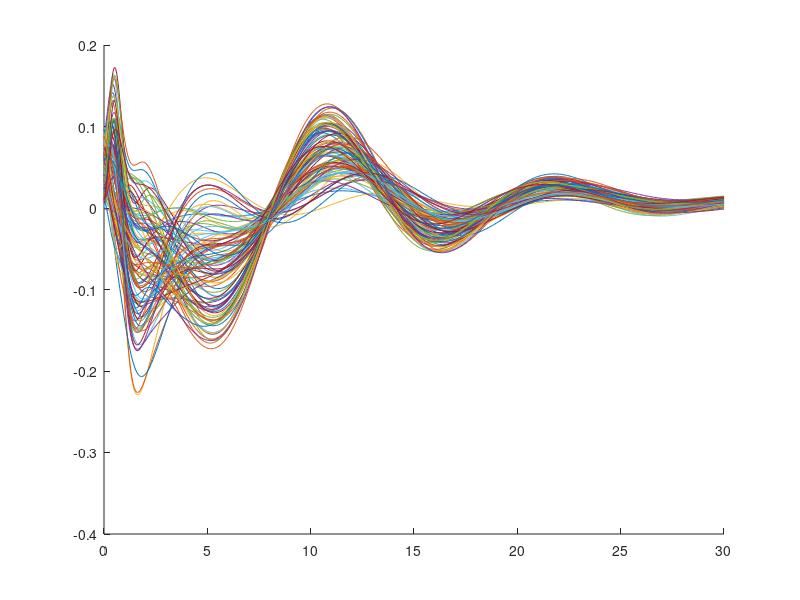

Write MATLAB code to recreate this figure.
A = [[0.000000000000,0.000000000000,0.000000000000,0.998573780060,0.053384274244,0.000000000000,0.000000000000,0.000000000000,0.000000000000,0.000000000000, 0.000000000000, 0.000000000000, 0.000000000000, 0.000000000000, 0.000000000000, 0.000000000000, 0.000000000000, 0.000000000000, 0.000000000000, 0.000000000000, 0.000000000000, 0.000000000000, 0.000000000000, 0.000000000000, 0.000000000000, 0.000000000000, 0.000000000000, 0.000000000000, 0.000000000000,0.000000000000,0.000000000000,0.000000000000,0.000000000000,0.000000000000]; 
     [0.000000000000,0.000000000000,1.000000000000,-0.003182219341,0.059524655342,0.000000000000,0.000000000000,0.000000000000,0.000000000000,0.000000000000, 0.000000000000, 0.000000000000, 0.000000000000, 0.000000000000, 0.000000000000, 0.000000000000, 0.000000000000, 0.000000000000, 0.000000000000, 0.000000000000, 0.000000000000, 0.000000000000, 0.000000000000, 0.000000000000, 0.000000000000, 0.000000000000, 0.000000000000, 0.000000000000, 0.000000000000,0.000000000000,0.000000000000,0.000000000000,0.000000000000,0.000000000000]; 
     [0.000000000000,0.000000000000,-11.570495605469,-2.544637680054,-0.063602626324,0.106780529022,-0.094918668270,0.007107574493,-3.700790207851,-16.213284674534, -2.984968535139, -0.493137919288, -1.186954196152, -0.031106608756, 0.024595252653, 0.008231369923, 0.231787619674, 0.745302732591, 7.895709940231, 2.026930360369, 0.271792657736, 0.315196108541, 0.015876847710, 0.009288507454, 0.087920280806, -0.103727794204, -4.447282126346, 0.016271459306, 0.000000000000,0.000000000000,0.000000000000,0.000000000000,0.000000000000,0.000000000000];  
     [0.000000000000,0.000000000000,0.439356565475,-1.998182296753,0.000000000000,0.016651883721,0.018462046981,-0.001187470742,-7.517319654181,0.236494174025, -0.028725044803, -2.442989538035, 0.034510550810, -0.004683216652, -0.005154038690, -0.002104275246, -0.079935853309, 1.420125114638, -0.117856066698, -0.226142434271, -0.002585832387, -0.001365917341, 0.035962654791, 0.028993699893, -0.045896888864, 0.716358354284, 0.029085601036, -0.001242728387, 0.000000000000,0.000000000000,0.000000000000,0.000000000000,0.000000000000,0.000000000000]; 
     [0.000000000000,0.000000000000,-2.040895462036,-0.458999156952,-0.735027790070,0.019255757332,-0.004595622420,0.002120360732,-0.740775522612,-2.555714688932, -0.339301128908, -0.033104023297, -1.446467788369, -0.007442776396, -0.000012314482, 0.030657946816, 1.002118140789, 0.153644862643, 1.273828227991, 1.983204935524, 0.048757213739, 0.060295617991, 0.001605314985, 0.000554368427, 0.475422075598, -0.010880647601, -0.775712358056, -0.408545111762, 0.000000000000,0.000000000000,0.000000000000,0.000000000000,0.000000000000,0.000000000000]; 
     [-32.103607177734,0.000000000000,-0.503355026245,2.297859191895,0.000000000000,-0.021215811372,-0.021167919040,0.015811592340,8.689411857722,-0.215429806172, 0.063500560122, 2.847523923644, -0.297021616015, 0.001323463163, 0.002124820781, 0.068860932948, 1.694077894544, -1.639571645676, 0.110652545728, 0.728735301618, 0.003107735169, 0.003335187976, -0.042347579477, -0.034247794709, 0.469091132962, -0.814424502262, -0.018082452136, 0.016747349252, 0.000000000000,0.000000000000,0.000000000000,0.000000000000,0.000000000000,0.000000000000]; 
     [0.102161169052,32.057830810547,-2.347217559814,-0.503611564636,0.834947586060,0.021226570010,-0.037879735231,0.000354003860,-0.560681623936,-3.574948145694, -0.788176766644, -0.107590635594, 0.908657075077, -0.008720966051, 0.005669792925, 0.044884407612, 0.788227489086, 0.111065913657, 1.709840089441, -0.946574755181, 0.054255711842, 0.060392345409, 0.003299051857, 0.001965592530, -0.035607238660, -0.021984114632, -0.893130060176, 0.503048977806, 0.000000000000,0.000000000000,0.000000000000,0.000000000000,0.000000000000,0.000000000000]; 
     [-1.910972595215,1.713829040527,-0.004005432129,-0.057411193848,0.000000000000,0.013989634812,-0.000906753354,-0.290513515472,-1.440209153996,-1.089782421583, -0.599051729911, -0.930901394778, 5.044060722850, 0.079229241316, 0.074101747848, -1.301808243838, -31.393874531397, 0.233327947688, 0.478559456452, -9.198865975131, -0.002820980233, -0.034669033757, 0.022125233836, 0.019923408940, -8.159414332666, -0.129736796488, -0.298841506489, -0.300193732750, 0.000000000000,0.000000000000,0.000000000000,0.000000000000,0.000000000000,0.000000000000]; 
     [0.050176870833,-0.003161246171,-0.486165175190,0.266534777047,0.003826227932,0.000001339204,0.000001199431,-0.000022435600,-0.020657323970,0.001301453941, 0.213359280279, 0.881596311923, 0.051809053856, -0.000000551337, -0.000000493794, 0.000009236516, -0.000000000000, -0.000000000000, 0.000000000000, 0.000000000000, 0.000000000000, 0.000000000000, 0.000000000000, 0.000000000000, 0.000000000000, 0.000000000000, 0.000000000000, 0.000000000000, -0.000022507624,-0.050176870833,0.003161246171,-0.003826227932,0.486165175190,-0.266739403717]; 
     [-0.019757788570,0.009012833714,0.311015942657,2.810181204790,-0.001602140073,-0.000000613279,-0.000000549271,0.000010274224,0.008134087133,-0.003710494952, 0.863507011470, -1.236460821044, 0.060184240645, 0.000000252481, 0.000000226129, -0.000004229797, -0.000000000000, 0.000000000000, 0.000000000000, -0.000000000000, -0.000000000000, 0.000000000000, 0.000000000000, 0.000000000000, 0.000000000000, 0.000000000000, 0.000000000000, 0.000000000000, 0.000010307207,0.019757788570,-0.009012833714,0.001602140073,-0.311015942657,-2.810095522339]; 
     [-0.030385323449,0.003110159427,0.312812882924,0.287354391281,-0.002331730630,-0.000000824205,-0.000000738183,0.000013807861,-8.414922645141,-36.922139523656, -18.505141519315, -3.793715804769, -2.765572372983, 0.035944961732, -0.038910104720, 0.025846348888, 0.527826299191, 1.697201876759, 17.980094722474, 4.615721721183, 0.618925691035, 0.717763941510, 0.036154725527, 0.021151770407, 0.200211885807, -0.236208723376, -10.127341872304, 0.037053334254, 0.000013852188,0.030385323449,-0.003110159427,0.002331730630,-0.312812882924,-0.287229690327]; 
     [0.002667394037,0.004496152836,0.045956750452,1.764514260408,0.000146052012,0.000000019584,0.000000017540,-0.000000328097,-17.119523267503,0.536693033369, 0.353775293385, -8.335731095093, 0.078527228401, 0.005987264162, 0.006725273267, -0.005979187005, -0.182029763642, 3.233906041666, -0.268381596955, -0.514971094398, -0.005888452287, -0.003110464210, 0.081894084826, 0.066024394813, -0.104516302587, 1.631289796960, 0.066233671911, -0.002829938571, -0.000000329150,-0.002667394037,-0.004496152836,-0.000146052012,-0.045956750452,-1.764522071270]; 
     [0.024056576806,-0.001361685819,-0.230715295944,0.185551143531,0.001832537128,0.000000640359,0.000000573525,-0.000010727892,-1.696796379292,-5.819307733117, -2.712299197847, -0.615817527040, -4.029675752634, 0.002306818331, -0.004623901048, 0.071938991843, 2.282021405408, 0.349879770769, 2.900759066988, 4.516150272075, 0.111029828612, 0.137305059460, 0.003655620040, 0.001262406662, 1.082630189953, -0.024777388732, -1.766450614425, -0.930338103031, -0.000010762331,-0.024056576806,0.001361685819,-0.001832537128,0.230715295944,-0.185649147617]; 
     [-1.753103616578,0.521869609890,23.319318958026,145.082271971311,-0.138741289403,-0.000051341929,-0.000045983385,0.000860128319,-11.594360544437,-0.705424902410, -10.592707880324, -54.888617486514, -0.619258600252, -0.018180886764, -0.016310350542, 0.172267463350, 3.857750758541, -3.733629238750, 0.251977753557, 1.659474556422, 0.007076928248, 0.007594883320, -0.096433822422, -0.077989008913, 1.068213380174, -1.854605830991, -0.041177323469, 0.038137029879, 0.000862889566,1.753103616578,-0.521869609890,0.138741289403,-23.319318958026,-145.074852087154]; 
     [1.708539622488,0.111898315003,-13.174473231922,91.462755556230,0.127584976026,0.000043171229,0.000038665459,-0.000723245056,-1.878010842263,23.870898681235, 1.639719754761, -40.888303474223, 2.851614162302, 0.001349430570, -0.024984412428, 0.102862439056, 1.794950045519, 0.252919074168, 3.893644396914, -2.155538119928, 0.123550997381, 0.137525326941, 0.007512594224, 0.004476043338, -0.081084731931, -0.050062181420, -2.033833968448, 1.145542115841, -0.000725566870,-1.708539622488,-0.111898315003,-0.127584976026,13.174473231922,-91.469578800748]; 
     [-0.069753861204,0.041269247265,1.243498527057,13.467483657041,-0.005772466581,-0.000002269708,-0.000002032820,0.000038024292,-5.161896992464,-0.784811430978, -1.913888711445, -8.087612492321, 11.488701354150, 0.194411237470, 0.167838434014, -3.255004272242, -71.490067651024, 0.531333931032, 1.089774627294, -20.947639012098, -0.006423930487, -0.078948253623, 0.050383537787, 0.045369546582, -18.580601832107, -0.295436370828, -0.680521274763, -0.683600561672, 0.000038146360,0.069753861204,-0.041269247265,0.005772466581,-1.243498527057,-13.467174945528]; 
     [-0.000000000000,-0.000000000000,0.000000000000,-0.000000000000,-0.000000000000,-0.013549327978,-0.012135188033,0.226991094595,0.000000000000,0.000000000000, -0.000000000000, 0.000000000000, 0.000000000000, 0.000000000000, 0.000000000000, -0.000000000000, -0.012000000000, 0.000000000000, 0.000000000000, 0.000000000000, -0.000000000000, 0.000000000000, 0.000000000000, 0.000000000000, 0.000000000000, 0.000000000000, 0.000000000000, 0.000000000000, 0.227719797948,0.000000000000,0.000000000000,0.000000000000,-0.000000000000,0.000000000000]; 
     [-11.385989897412,0.000000000000,0.000000000000,0.000000000000,0.000000000000,0.000000000000,0.000000000000,0.000000000000,0.000000000000,0.000000000000, 0.000000000000, 0.000000000000, 0.000000000000, 0.000000000000, 0.000000000000, 0.000000000000, 0.000000000000, -0.005000000000, 0.000000000000, 0.000000000000, 0.000000000000, 0.000000000000, 0.000000000000, 0.000000000000, 0.000000000000, 0.000000000000, 0.000000000000, 0.000000000000, 0.000000000000,11.385989897412,0.000000000000,0.000000000000,0.000000000000,0.000000000000]; 
     [0.000000000000,-4.554395958965,0.000000000000,0.000000000000,0.000000000000,0.000000000000,0.000000000000,0.000000000000,0.000000000000,0.000000000000, 0.000000000000, 0.000000000000, 0.000000000000, 0.000000000000, 0.000000000000, 0.000000000000, 0.000000000000, 0.000000000000, -0.005000000000, 0.000000000000, 0.000000000000, 0.000000000000, 0.000000000000, 0.000000000000, 0.000000000000, 0.000000000000, 0.000000000000, 0.000000000000, 0.000000000000,0.000000000000,4.554395958965,0.000000000000,0.000000000000,0.000000000000]; 
     [0.000000000000,-0.000000000000,-0.000000000000,0.243569095885,-4.554395958965,0.000000000000,0.000000000000,-0.000000000000,-0.000000000000,0.000000000000, 0.000000000000, 0.000000000000, 0.000000000000, -0.000000000000, -0.000000000000, 0.000000000000, -0.000000000000, -0.000000000000, 0.000000000000, -0.010000000000, 0.000000000000, 0.000000000000, 0.000000000000, 0.000000000000, 0.000000000000, 0.000000000000, 0.000000000000, 0.000000000000, -0.000000000000,-0.000000000000,0.000000000000,4.554395958965,0.000000000000,0.000000000000]; 
     [0.000000000000,0.000000000000,-4.554395958965,0.000000000000,0.000000000000,0.000000000000,0.000000000000,-0.000000000000,-0.000000000000,-0.000000000000, -0.000000000000, -0.000000000000, -0.000000000000, -0.000000000000, -0.000000000000, 0.000000000000, -0.000000000000, -0.000000000000, -0.000000000000, -0.000000000000, -8.500000000000, -18.000000000000, 0.000000000000, 0.000000000000, 0.000000000000, 0.000000000000, 0.000000000000, 0.000000000000, -0.000000000000,-0.000000000000,-0.000000000000,-0.000000000000,4.554395958965,-0.000000000000]; 
     [0.000000000000,-0.000000000000,-0.000000000000,-0.000000000000,0.000000000000,0.000000000000,0.000000000000,-0.000000000000,-0.000000000000,0.000000000000, 0.000000000000, 0.000000000000, -0.000000000000, -0.000000000000, -0.000000000000, 0.000000000000, -0.000000000000, -0.000000000000, 0.000000000000, 0.000000000000, 1.000000000000, 0.000000000000, 0.000000000000, 0.000000000000, 0.000000000000, 0.000000000000, 0.000000000000, 0.000000000000, -0.000000000000,-0.000000000000,0.000000000000,-0.000000000000,0.000000000000,0.000000000000]; 
     [0.000000000000,0.000000000000,0.000000000000,-11.385989897412,0.000000000000,0.000000000000,0.000000000000,0.000000000000,0.000000000000,0.000000000000, 0.000000000000, 0.000000000000, 0.000000000000, 0.000000000000, 0.000000000000, 0.000000000000, 0.000000000000, 0.000000000000, 0.000000000000, 0.000000000000, 0.000000000000, 0.000000000000, -8.500000000000, -18.000000000000, 0.000000000000, 0.000000000000, 0.000000000000, 0.000000000000, 0.000000000000,0.000000000000,0.000000000000,0.000000000000,0.000000000000,11.385989897412]; 
     [0.000000000000,0.000000000000,0.000000000000,0.000000000000,0.000000000000,0.000000000000,0.000000000000,0.000000000000,0.000000000000,0.000000000000, 0.000000000000, 0.000000000000, 0.000000000000, 0.000000000000, 0.000000000000, 0.000000000000, 0.000000000000, 0.000000000000, 0.000000000000, 0.000000000000, 0.000000000000, 0.000000000000, 1.000000000000, 0.000000000000, 0.000000000000, 0.000000000000, 0.000000000000, 0.000000000000, 0.000000000000,0.000000000000,0.000000000000,0.000000000000,0.000000000000,0.000000000000]; 
     [0.000000000000,0.000000000000,0.000000000000,0.000000000000,0.000000000000,0.000000000000,0.000000000000,0.000000000000,0.683186075980,0.514736886625, 0.282998565164, 0.440668616363, -2.382738811465, -0.037424700426, -0.035002491999, 0.614952694278, 14.829958398888, -0.110759742503, -0.226034186438, 4.345468653096, 0.001333027828, 0.016376955559, -0.010465240818, -0.009422482600, -6.145615181050, 0.061014181775, 0.141165339638, 0.141806743312, 0.000000000000,0.000000000000,0.000000000000,0.000000000000,0.000000000000,0.000000000000]; 
     [0.000000000000,0.000000000000,0.000000000000,0.000000000000,0.000000000000,0.000000000000,0.000000000000,0.000000000000,-36.039354729710,0.767400874818, -0.190879388177, -11.678174370212, -0.041149877278, -0.026017271417, -0.026698725144, 0.036415219598, 0.738656358350, 6.810845841283, -0.384784957980, -0.708557300741, -0.005524328707, 0.002522572903, 0.171826920583, 0.138368426838, 0.071909684799, -6.567495145681, 0.039293511274, 0.006041152866, 0.000000000000,0.000000000000,0.000000000000,0.000000000000,0.000000000000,0.000000000000]; 
     [0.000000000000,0.000000000000,0.000000000000,0.000000000000,0.000000000000,0.000000000000,0.000000000000,0.000000000000,1.997224587333,13.482210983798, 2.488520358003, 0.076750797248, 0.804972334222, 0.023466195202, -0.022740687251, 0.018646161041, 0.436604617107, -0.414374632569, -6.563020897889, -1.423460802051, -0.224998971426, -0.259852011779, -0.008437464875, -0.003945344110, 0.102235829031, 0.191829027845, -6.312428841540, -0.038075090345, 0.000000000000,0.000000000000,0.000000000000,0.000000000000,0.000000000000,0.000000000000]; 
     [0.000000000000,0.000000000000,0.000000000000,0.000000000000,0.000000000000,0.000000000000,0.000000000000,0.000000000000,1.761524247668,-3.415298165208, -1.836225244248, -0.015605131825, 10.486845595600, -0.031379180918, 0.001266746410, 0.525873993847, 9.808565668907, -0.367529750255, 1.370405524130, -12.076970057329, 0.004883176776, -0.015765473705, -0.000399777933, -0.000497333312, 0.199818976539, -0.002648145523, -0.101212258081, -5.199268943788, 0.000000000000,0.000000000000,0.000000000000,0.000000000000,0.000000000000,0.000000000000]]; 
 
 % Apparently the u_i variables contribute nothing to the equations?
 A = A(:,1:28);
 
 % do a simple monte carlo sampling thing to get an outline of feasible
 % regions
 
 % overlap all plots in our simulations
 hold on;
 
 samples = 100;
 for samp = 1:samples
     % in the helicopter example, inital conditions are in
     % [0,0.1] for all variables x1 ...x8, control variables
     % x9 ...x20 are 0
     
     % random initial conditions
     x0 = [rand(1,8)*0.1 zeros(1,20)];
     
     % initialize the diff. equations
     dxdt = @(t, x) A*x;

     % solve the equations numerically
     [t, x] = ode45(dxdt, [0 30], x0);
     
     % plot x8 as the default (since spaceex does this)
     plot(t, x(:,8), '-');
 end
 
 hold off;